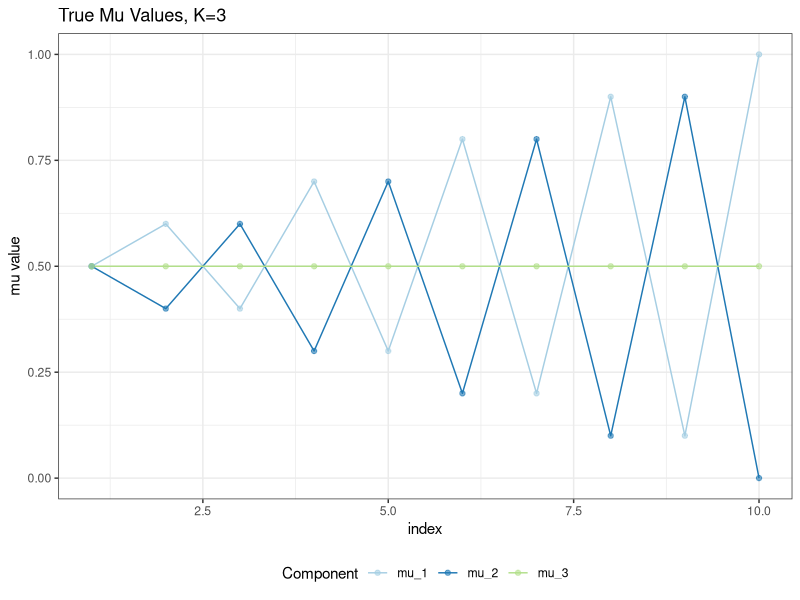

Recreate this plot in R. (Note: this script raises an error after producing the figure.)
library(ggplot2)

######################
### PLOT FUNCTIONS ###
######################

plot_mu = function(mu, title){
  # mu should be a matrix which is KxD size
  plot_df = NULL
  # create df for plot
  for(k in 1:dim(mu)[1]){
    plot_df = rbind(plot_df, data.frame(index = c(1:dim(mu)[2]),
                                        value = mu[k, ],
                                        component = 
                                          rep(paste("mu_", k, sep = ""))))
  }
  
  plot = ggplot(plot_df, aes(x = index, y = value, color = component)) +
    geom_line() +
    geom_point(alpha = 0.6) +
    labs(title = title, x = "index", y = "mu value", 
         color = "Component") +
    theme_bw() +
    theme(legend.position = "bottom") +
    scale_color_brewer(palette="Paired")
    
  return(plot)
}

plot_pi = function(pi, title){
  plot_df = data.frame(index = c(1:length(pi)),
                       pi = pi)
  
  plot = ggplot(plot_df, aes(x=index, y=pi)) +
    geom_bar(stat = "identity") + 
    labs(title = title, x = "index", y = "pi value")
  
  return(plot)
}

plot_llik = function(llik, title){
  plot_df = data.frame(iteration = c(1:length(llik)),
                 llik = llik)
  plot = ggplot(plot_df, aes(x = iteration, y= llik)) +
              geom_line(color = "#eec674", size=1.2) +
              geom_point(color = "#c19371", size = 1.5) 
  return(plot)
}

############################
### REAL DATA GENERATION ###
############################

set.seed(1234567890)
N=1000 # number of training points
D=10 # number of dimensions
x <- matrix(nrow=N, ncol=D) # training data
true_pi <- vector(length = 3) # true mixing coefficients
true_mu <- matrix(nrow=3, ncol=D) # true conditional distributions
true_pi=c(1/3, 1/3, 1/3)
true_mu[1,]=c(0.5,0.6,0.4,0.7,0.3,0.8,0.2,0.9,0.1,1)
true_mu[2,]=c(0.5,0.4,0.6,0.3,0.7,0.2,0.8,0.1,0.9,0)
true_mu[3,]=c(0.5,0.5,0.5,0.5,0.5,0.5,0.5,0.5,0.5,0.5)
plot_true_mu = plot_mu(true_mu, "True Mu Values, K=3")

############################
### SIM DATA GENERATION  ###
############################

# Producing the training data
for(n in 1:N) {
  k <- sample(1:3,1,prob=true_pi)
  for(d in 1:D) {
    x[n,d] <- rbinom(1,1,true_mu[k,d])
  }
}

# number of guessed components
K=3 
# max number of EM iterations
max_it <- 100 
# min change in log likelihood between two consecutive EM iterations
min_change <- 0.1 


pi 
mu

###################
### EM FUNCTION ###
###################

em_bernoulli = function(x, K=3, max_it=100, min_change=0.1){
  N = dim(x)[1]
  D = dim(x)[2]
  ### declare random variable
  z <- matrix(nrow=N, ncol=K) # fractional component assignments
  pi <- vector(length = K) # mixing coefficients
  mu <- matrix(nrow=K, ncol=D) # conditional distributions
  
  llik <- c() # log likelihood of the EM iterations
  # Random initialization of the parameters
  pi <- runif(K,0.49,0.51)
  pi <- pi / sum(pi)
  for(k in 1:K) {
    mu[k,] <- runif(D,0.49,0.51)
  }
  # create initialized mu plot
  plot_init_mu = plot_mu(mu, paste("Init Mu Values, K=", K, sep=""))
  ### main loop
  for(it in 1:max_it) {
    # E-step: Computation of the fractional component assignments
    ### calculate Z matrix
    p = exp(x %*%t (log(mu)) + (1-x) %*% t(log(1-mu)))
    pi_multiplier = matrix(rep(pi, N), nrow=N, byrow = T)
    weighted_p = pi_multiplier * p
    z_probs = weighted_p / rowSums(weighted_p)
    
    ### Log likelihood computation.
    llik[it] = sum(log(rowSums(weighted_p)))
    
    cat("iteration: ", it, "log likelihood: ", llik[it], "\n")
    flush.console()
    # Stop if the log likelihood has not changed significantly
    if(it!=1){
      if(llik[it]-llik[it-1] <= min_change)
        break
    }
    # M-step: ML parameter estimation 
    # from the data and fractional component assignments
    ### calculate pi
    pi = colSums(z_probs) / N
    ### calculate mu
    mu = t(z_probs) %*% x / colSums(z_probs)
  }
  # create final plots
  plot_final_mu = plot_mu(mu, paste("Final Mu Values, K=", K, sep=""))
  plot_final_pi = plot_pi(pi, paste("Final Pi Values, K=", K, sep=""))
  plot_llik = plot_llik(llik, paste("Log-Likelihood, K=", K, sep = ""))
  result = list(llik = llik,
                plots = list(
                  init_mu = plot_init_mu,
                  final_mu = plot_final_mu,
                  final_pi = plot_final_pi,
                  llik = plot_llik)
                )
  return(result)
}
  

em_3 = em_bernoulli(x, K=3)
em_4 = em_bernoulli(x, K=3)
em_5 = em_bernoulli(x, K=3)





